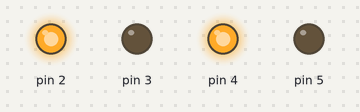
A sketch run on a simulated Arduino Uno, built with avr-gcc and run on an emulated ATmega328P. Parts: output pins drawn as LEDs (lit = HIGH).

Above: at 0.3 s.
At 1.65 s:
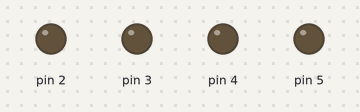
At 2.9 s:
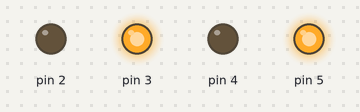
Timing chart, 0 to 3.9 s (numbered marks = the images above):
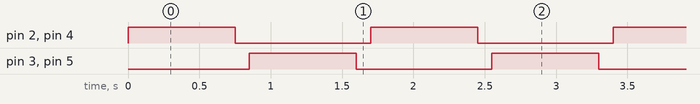

The sketch:

Code.ino
```cpp
void setup() {
  // put your setup code here, to run once:
  pinMode(2,OUTPUT);
  pinMode(3,OUTPUT);
  pinMode(4,OUTPUT);
  pinMode(5,OUTPUT);


}

void loop() {
  // put your main code here, to run repeatedly:
  digitalWrite(2,HIGH);
  digitalWrite(3,LOW);
  digitalWrite(4,HIGH);
  digitalWrite(5,LOW);
  delay(750);
  digitalWrite(2,LOW);
  digitalWrite(3,LOW);
  digitalWrite(4,LOW);
  digitalWrite(5,LOW);
  delay(100);

  digitalWrite(2,LOW);
  digitalWrite(3,HIGH);
  digitalWrite(4,LOW);
  digitalWrite(5,HIGH);
  delay(750);
  digitalWrite(2,LOW);
  digitalWrite(3,LOW);
  digitalWrite(4,LOW);
  digitalWrite(5,LOW);
  delay(100);


}
```

Measured:
- by itself, pin 2–5: alternates HIGH for 0.75 s and LOW for 0.95 s
- by itself, everything shown: repeats every 1.7 s, in 4 steps
